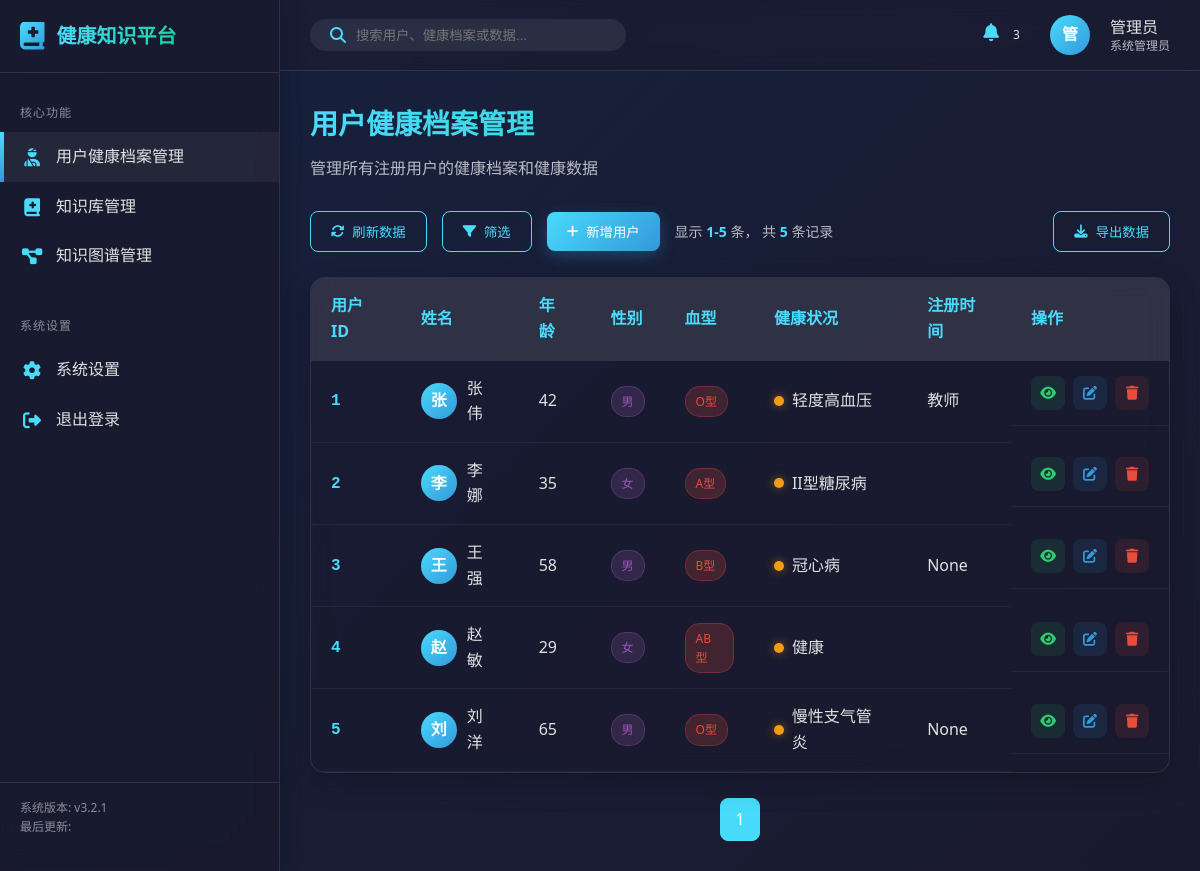
Page /admin/dashboard (signed in) on the earlier database version.
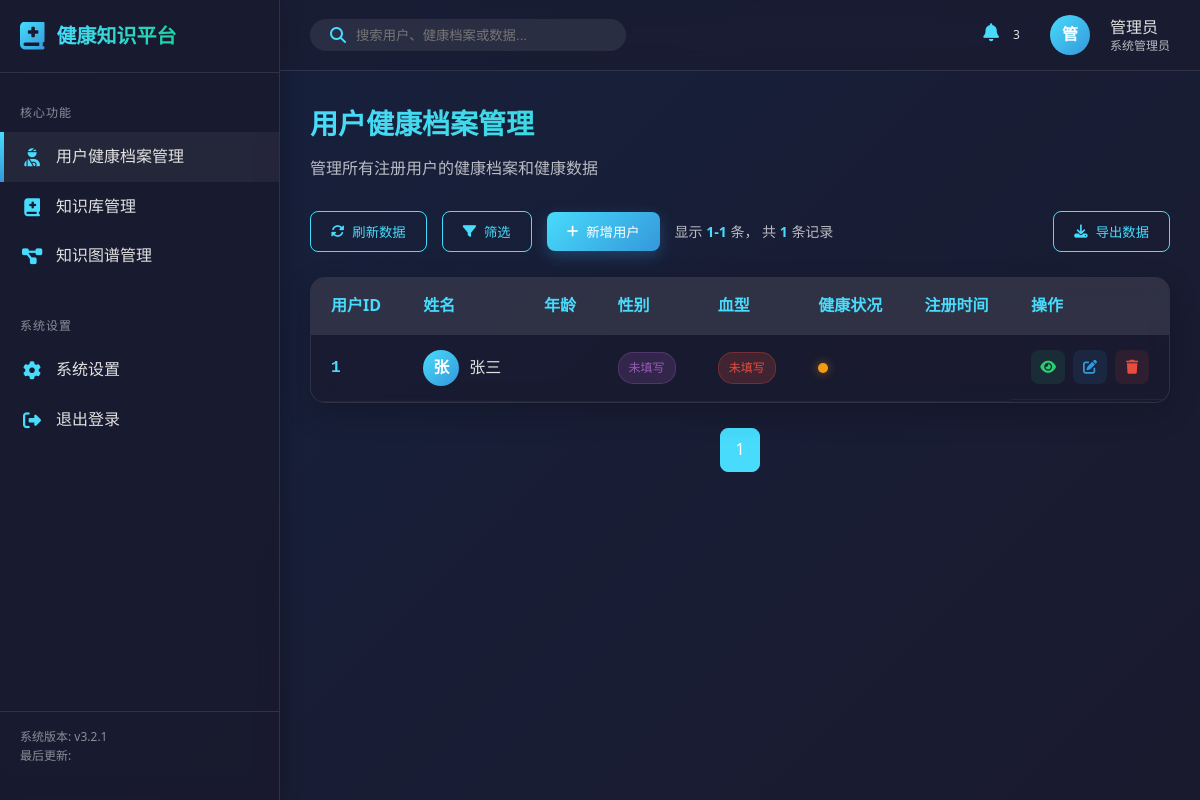
Same page on the later database version.
### tables this page shows
CREATE TABLE patients (
            id INTEGER PRIMARY KEY AUTOINCREMENT,
            name TEXT NOT NULL,
            phone TEXT UNIQUE NOT NULL,
            password TEXT NOT NULL,
            age INTEGER,
            gender TEXT,
            blood_type TEXT,
            height TEXT,
            weight TEXT,
            conditions TEXT,
            allergies TEXT,
            occupation TEXT,
            ethnicity TEXT,
            main_activity TEXT,
            education TEXT,
            employment TEXT,
            marital_status TEXT,
            is_smoker TEXT,
            is_drinker TEXT,
            surgery_history TEXT,
            medications TEXT,
            disease_history TEXT,
            systolic_bp TEXT,
            diastolic_bp TEXT,
            bp_measure_time TEXT,
            family_history TEXT,
            regular_exercise TEXT,
            created_at TIMESTAMP DEFAULT CURRENT_TIMESTAMP
        );

### app.py (the view)
@app.route('/admin/dashboard')
def admin_dashboard():
    if 'admin_id' not in session:
        return redirect(url_for('admin_login'))
    page = request.args.get('page', 1, type=int)
    per_page = 10  # 每页显示数量
    conn = sqlite3.connect(app.config['DATABASE'])
    c = conn.cursor()
    c.execute('SELECT COUNT(*) FROM patients')
    total = c.fetchone()[0]
    total_pages = (total + per_page - 1) // per_page
    offset = (page - 1) * per_page
    c.execute('SELECT * FROM patients LIMIT ? OFFSET ?', (per_page, offset))
    patients = c.fetchall()
    conn.close()
    patients_data = []
    for patient in patients:
        patients_data.append({
            'id': patient[0],
            'name': patient[1],
            'phone': patient[2],
            'age': patient[4],
            'gender': patient[5],
            'blood_type': patient[6],
            'height': patient[7],
            'weight': patient[8],
            'conditions': patient[9],
            'allergies': patient[10],
            'created_at': patient[11]
        })
    return render_template('admin_dashboard.html',
                           patients=patients_data,
                           page=page,
                           per_page=per_page,
                           total=total,
                           total_pages=total_pages)

### templates/admin_dashboard.html (shortened to what this page needs)
{% extends "base.html" %}
{% block styles %}
<link rel="stylesheet" href="{{ url_for('static', filename='css/admin.css') }}">
{% endblock %}
{% block content %}
<div class="admin-container">
  <aside class="sidebar">
    <div class="sidebar-header">
      <div class="hospital-logo">
        <i class="fas fa-book-medical"></i>
        <h2>健康知识平台</h2>
      </div>
    </div>
    <nav class="nav-links">
      <div class="nav-group">
        <div class="nav-title">核心功能</div>
        <a href="{{ url_for('admin_dashboard') }}" class="nav-link active">
          <i class="fas fa-user-injured"></i>
          <span>用户健康档案管理</span>
        </a>
        <a href="{{ url_for('knowledge_management') }}" class="nav-link">
          <i class="fas fa-book-medical"></i>
          <span>知识库管理</span>
        </a>
        <a href="{{ url_for('knowledge_graph') }}" class="nav-link">
          <i class="fas fa-project-diagram"></i>
          <span>知识图谱管理</span>
        </a>
      </div>
      <div class="nav-group">
        <div class="nav-title">系统设置</div>
        <a href="{{ url_for('system_settings') }}" class="nav-link"><i class="fas fa-cog"></i><span>系统设置</span></a>
        <a href="{{ url_for('logout') }}" class="nav-link"><i class="fas fa-sign-out-alt"></i><span>退出登录</span></a>
      </div>
    </nav>
    <div class="sidebar-footer">
      <p>系统版本: v3.2.1</p>
      <p>最后更新: {{ current_year }}</p>
    </div>
  </aside>
  <main class="main-content">
    <header class="top-nav">
      <div class="search-box">
        <i class="fas fa-search"></i>
        <input type="text" id="searchPatients" placeholder="搜索用户、健康档案或数据...">
      </div>
      <div class="user-info">
        <div class="notification">
          <i class="fas fa-bell"></i>
          <span class="badge">3</span>
        </div>
        <div class="user-avatar">管</div>
        <div class="user-details">
          <div class="user-name">管理员</div>
          <div class="user-role">系统管理员</div>
        </div>
      </div>
    </header>
    <section class="content-area">
      <div class="content-header">
        <h1>用户健康档案管理</h1>
        <p>管理所有注册用户的健康档案和健康数据</p>
      </div>
      <div class="dashboard-actions">
        <div class="action-left">
          <button class="btn btn-outline" id="refreshPatients">
            <i class="fas fa-sync-alt"></i> 刷新数据
          </button>
          <button class="btn btn-outline">
            <i class="fas fa-filter"></i> 筛选
          </button>
          <button class="btn btn-primary">
            <i class="fas fa-plus"></i> 新增用户
          </button>
          <div class="records-count">
            显示 <strong>{{ ((page-1)*per_page)+1 }}-{{ [page*per_page, total]|min }}</strong> 条，
            共 <strong>{{ total }}</strong> 条记录
          </div>
        </div>
        <div class="action-right">
          <button class="btn btn-outline">
            <i class="fas fa-download"></i> 导出数据
          </button>
        </div>
      </div>
      <div class="table-wrapper">
        <table class="patients-table">
          <thead>
            <tr>
              <th>用户ID</th>
              <th>姓名</th>
              <th>年龄</th>
              <th>性别</th>
              <th>血型</th>
              <th>健康状况</th>
              <th>注册时间</th>
              <th width="100">操作</th>
            </tr>
          </thead>
          <tbody>
            {% for patient in patients %}
            <tr>
              <td><span class="user-id">{{ patient.id }}</span></td>
              <td>
                <div class="user-info-cell">
                  <div class="user-avatar-small">
                    {{ patient.name[0] }}
                  </div>
                  <span class="user-name">{{ patient.name }}</span>
                </div>
              </td>
              <td>{{ patient.age }}</td>
<td>
  <span class="badge badge-gender">
    {% if patient.gender %}{{ patient.gender }}{% else %}未填写{% endif %}
  </span>
</td>
<td>
  <span class="badge badge-blood">
    {% if patient.blood_type %}{{ patient.blood_type }}{% else %}未填写{% endif %}
  </span>
</td>
              <td>
                <div class="health-status">
                  <span class="status-indicator {{ 'positive' if patient.conditions == '良好' else 'warning' }}"></span>
                  {{ patient.conditions }}
                </div>
              </td>
              <td>{{ patient.created_at }}</td>
              <td class="actions">
                <button class="btn-icon view" title="查看详情" data-id="{{ patient.id }}">
                  <i class="fas fa-eye"></i>
                </button>
                <button class="btn-icon edit" title="编辑健康信息" data-id="{{ patient.id }}">
                  <i class="fas fa-edit"></i>
                </button>
                <button class="btn-icon delete" title="删除用户" data-id="{{ patient.id }}">
                  <i class="fas fa-trash"></i>
                </button>
              </td>
            </tr>
            {% endfor %}
          </tbody>
        </table>
      </div>
      <div class="pagination">
        {% for p in range(1, total_pages+1) %}
        {% if p == page %}
        <a class="btn btn-outline active">{{ p }}</a>
        {% else %}
        <a href="{{ url_for('admin_dashboard', page=p) }}" class="btn btn-outline">{{ p }}</a>
        {% endif %}
        {% endfor %}
      </div>
    </section>
  </main>
</div>
{% endblock %}

### templates/base.html (shortened to what this page needs)
<!DOCTYPE html>
<html lang="zh-CN">
<head>
    <link rel="stylesheet" href="https://cdnjs.cloudflare.com/ajax/libs/font-awesome/6.4.0/css/all.min.css">
    <link rel="stylesheet" href="{{ url_for('static', filename='css/style.css') }}">
    {% block styles %}{% endblock %}
</head>
<body>
    {% block content %}{% endblock %}
</body>
</html>

### static/css/style.css (style rules this page uses)
:root { --primary: #2c7fb8; --primary-dark: #1a5f8e; --secondary: #4db3d3; --accent: #f05f5f; --light: #f8f9fa; --dark: #343a40; --success: #28a745; --warning: #ffc107; --danger: #dc3545; --gray: #6c757d; --light-gray: #e9ecef; }
* { margin: 0; padding: 0; box-sizing: border-box; }
body { font-family: 'Noto Sans SC', sans-serif; background-color: #f0f4f8; color: var(--dark); line-height: 1.6; }

Differences in the rows shown:
removed patients: id "2", name "李", name "李娜", age "35", gender "女", blood_type "A型", conditions "II型糖尿病"
removed patients: id "3", name "王", name "王强", age "58", gender "男", blood_type "B型", conditions "冠心病", created_at "None"
removed patients: id "4", name "赵", name "赵敏", age "29", gender "女", blood_type "AB型", conditions "健康"
removed patients: id "5", name "刘", name "刘洋", age "65", gender "男", blood_type "O型", conditions "慢性支气管炎", created_at "None"
changed patients id 1: name "张伟" → "张三"; age "42" → (not shown); gender "男" → (not shown); blood_type "O型" → (not shown); conditions "轻度高血压" → (not shown); created_at "教师" → (not shown); now shows "未填写"
Other differences:
{{ [page*per_page, total]|min }}: "5" → "1"
{{ total }}: "5" → "1"
